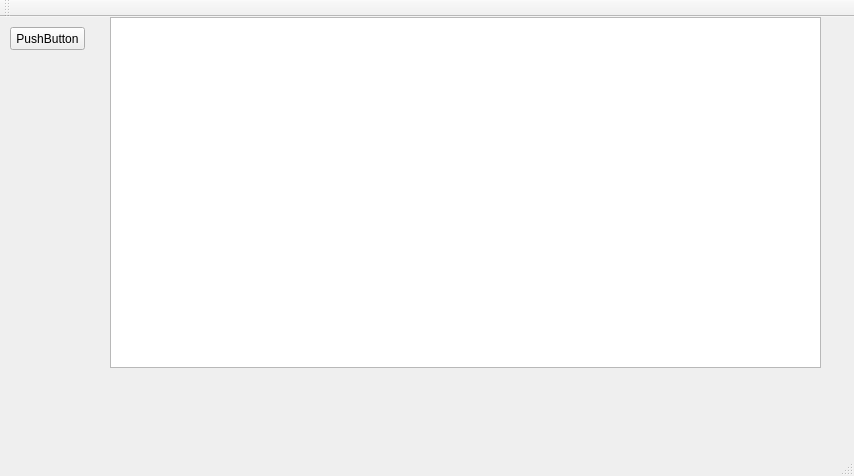
<?xml version="1.0" encoding="UTF-8"?>
<ui version="4.0">
 <class>MainWindow</class>
 <widget class="QMainWindow" name="MainWindow">
  <property name="geometry">
   <rect>
    <x>0</x>
    <y>0</y>
    <width>854</width>
    <height>476</height>
   </rect>
  </property>
  <property name="windowTitle">
   <string>MainWindow</string>
  </property>
  <widget class="QWidget" name="centralWidget">
   <widget class="QPushButton" name="pushButton">
    <property name="geometry">
     <rect>
      <x>10</x>
      <y>10</y>
      <width>75</width>
      <height>23</height>
     </rect>
    </property>
    <property name="text">
     <string>PushButton</string>
    </property>
   </widget>
   <widget class="QPlainTextEdit" name="plainTextEdit">
    <property name="geometry">
     <rect>
      <x>110</x>
      <y>0</y>
      <width>711</width>
      <height>351</height>
     </rect>
    </property>
   </widget>
  </widget>
  <widget class="QMenuBar" name="menuBar">
   <property name="geometry">
    <rect>
     <x>0</x>
     <y>0</y>
     <width>854</width>
     <height>21</height>
    </rect>
   </property>
  </widget>
  <widget class="QToolBar" name="mainToolBar">
   <attribute name="toolBarArea">
    <enum>TopToolBarArea</enum>
   </attribute>
   <attribute name="toolBarBreak">
    <bool>false</bool>
   </attribute>
  </widget>
  <widget class="QStatusBar" name="statusBar"/>
 </widget>
 <layoutdefault spacing="6" margin="11"/>
 <resources/>
 <connections/>
</ui>
